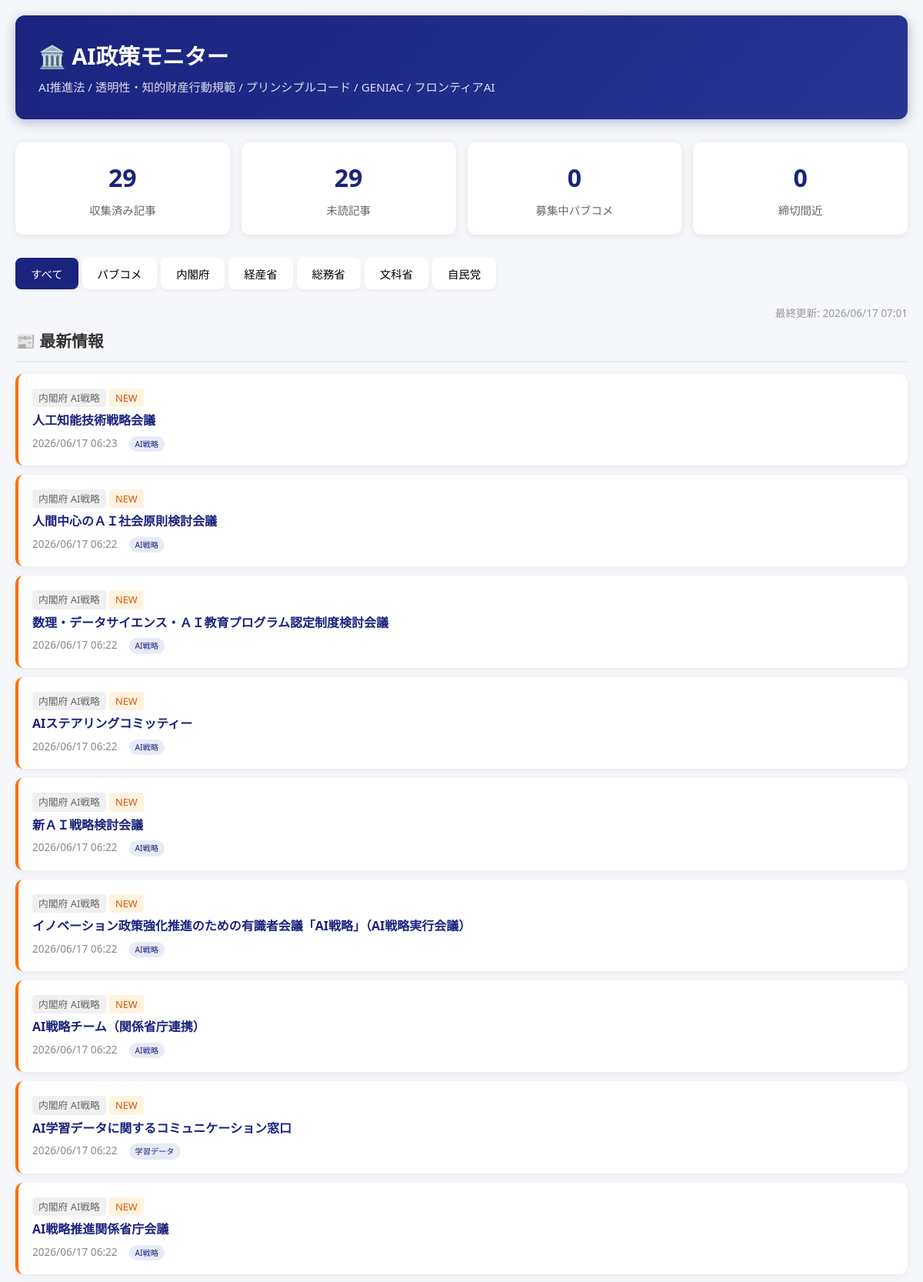
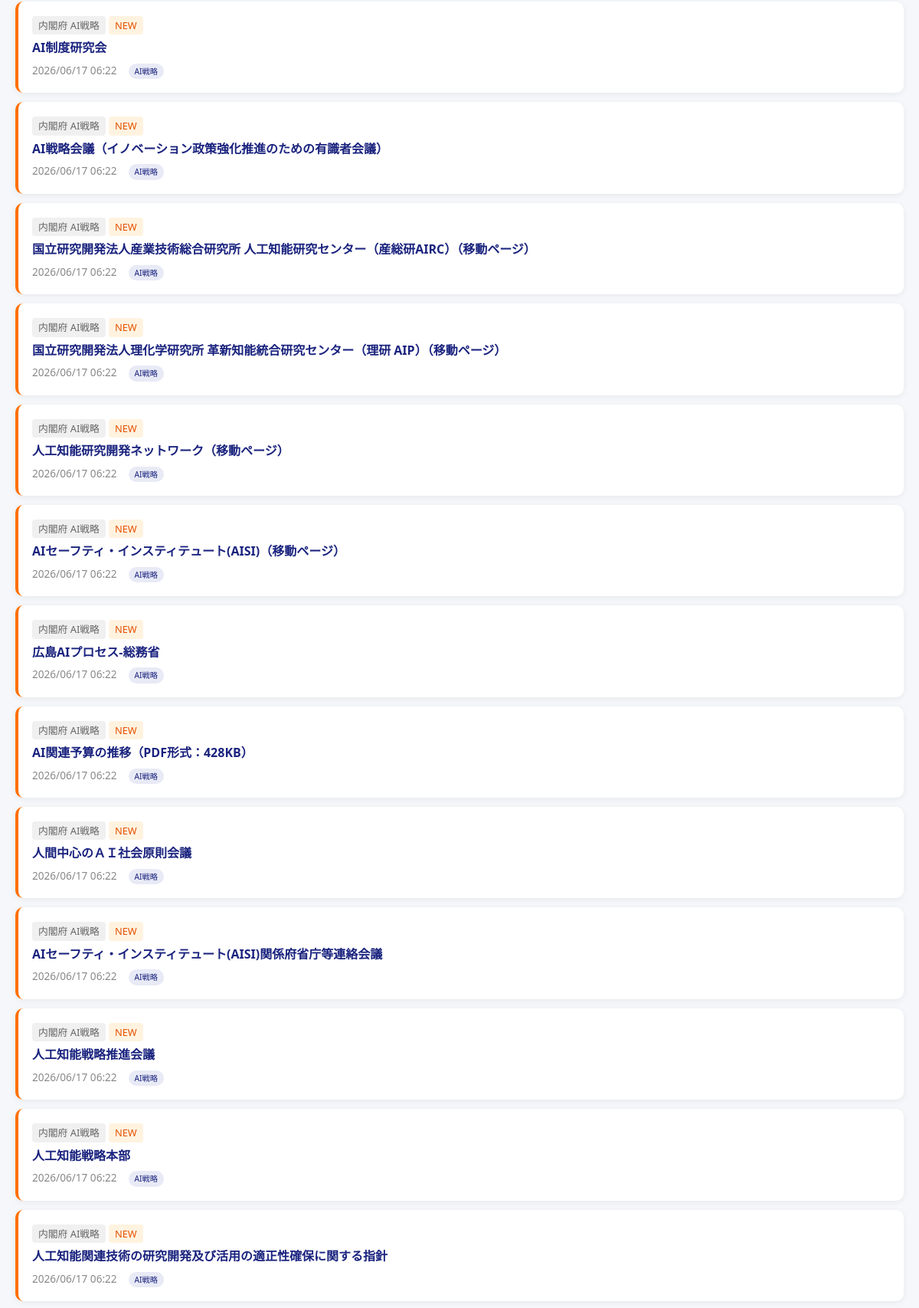
The page / (upper part) on the database its author committed (2 pictures, top to bottom).
### models.py (models this page shows)
class Base(DeclarativeBase):
    pass

class Article(Base):
    __tablename__ = "articles"
    id = Column(Integer, primary_key=True, autoincrement=True)
    source_id = Column(String(50), nullable=False, index=True)  # config.sourcesのキー
    source_name = Column(String(100), nullable=False)
    title = Column(String(500), nullable=False)
    url = Column(String(1000), nullable=False, unique=True)
    summary = Column(Text, nullable=True)
    published_date = Column(DateTime, nullable=True)
    scraped_at = Column(DateTime, default=datetime.utcnow, nullable=False)
    matched_keywords = Column(String(500), nullable=True)  # カンマ区切り
    is_new = Column(Boolean, default=True)  # 未読フラグ
    article_type = Column(String(50), nullable=False)  # government, party, public_comment

### main.py (the view)
@app.get("/", response_class=HTMLResponse)
async def dashboard(request: Request):
    async with async_session() as session:
        total_articles = (
            await session.execute(select(func.count(Article.id)))
        ).scalar() or 0
        new_articles = (
            await session.execute(
                select(func.count(Article.id)).where(Article.is_new == True)
            )
        ).scalar() or 0
        open_pubcoms = (
            await session.execute(
                select(func.count(PublicComment.id)).where(
                    PublicComment.status == "open"
                )
            )
        ).scalar() or 0
        deadline_threshold = datetime.now() + timedelta(
            days=settings.pubcom_deadline_alert_days
        )
        deadline_soon = (
            await session.execute(
                select(func.count(PublicComment.id)).where(
                    and_(
                        PublicComment.status == "open",
                        PublicComment.end_date != None,
                        PublicComment.end_date <= deadline_threshold,
                        PublicComment.end_date > datetime.now(),
                    )
                )
            )
        ).scalar() or 0
        deadline_result = await session.execute(
            select(PublicComment)
            .where(
                and_(
                    PublicComment.status == "open",
                    PublicComment.end_date != None,
                    PublicComment.end_date <= deadline_threshold,
                    PublicComment.end_date > datetime.now(),
                )
            )
            .order_by(PublicComment.end_date.asc())
        )
        deadline_comments = deadline_result.scalars().all()
        articles_result = await session.execute(
            select(Article).order_by(Article.scraped_at.desc()).limit(50)
        )
        articles = articles_result.scalars().all()
        last_log = await session.execute(
            select(ScrapeLog).order_by(ScrapeLog.scraped_at.desc()).limit(1)
        )
        last_log_entry = last_log.scalar_one_or_none()
        last_update = (
            last_log_entry.scraped_at.strftime("%Y/%m/%d %H:%M")
            if last_log_entry
            else None
        )
    return templates.TemplateResponse(
        "index.html",
        {
            "request": request,
            "stats": {
                "total_articles": total_articles,
                "new_articles": new_articles,
                "open_pubcoms": open_pubcoms,
                "deadline_soon": deadline_soon,
            },
            "deadline_comments": deadline_comments,
            "articles": articles,
            "last_update": last_update,
        },
    )

### templates/index.html (shortened to what this page needs)
<!DOCTYPE html>
<html lang="ja">
<head>
</head>
<body>
    <div class="container">
        <header>
            <h1>🏛️ AI政策モニター</h1>
            <p>AI推進法 / 透明性・知的財産行動規範 / プリンシプルコード / GENIAC / フロンティアAI</p>
        </header>
        <div class="stats">
            <div class="stat-card">
                <div class="number" id="total-articles">{{ stats.total_articles }}</div>
                <div class="label">収集済み記事</div>
            </div>
            <div class="stat-card">
                <div class="number" id="new-articles">{{ stats.new_articles }}</div>
                <div class="label">未読記事</div>
            </div>
            <div class="stat-card">
                <div class="number" id="open-pubcoms">{{ stats.open_pubcoms }}</div>
                <div class="label">募集中パブコメ</div>
            </div>
            <div class="stat-card">
                <div class="number" id="deadline-soon">{{ stats.deadline_soon }}</div>
                <div class="label">締切間近</div>
            </div>
        </div>
        <div class="tabs">
            <button class="tab active" onclick="showTab('all')">すべて</button>
            <button class="tab" onclick="showTab('pubcom')">パブコメ</button>
            <button class="tab" onclick="showTab('cabinet')">内閣府</button>
            <button class="tab" onclick="showTab('meti')">経産省</button>
            <button class="tab" onclick="showTab('soumu')">総務省</button>
            <button class="tab" onclick="showTab('mext')">文科省</button>
            <button class="tab" onclick="showTab('jimin')">自民党</button>
        </div>
        <div class="last-update">
            最終更新: {{ last_update or '未実行' }}
        </div>
        <div class="section" id="section-articles">
            <h2>📰 最新情報</h2>
            <div class="article-list">
                {% if articles %}
                {% for a in articles %}
                <div class="article-card {{ 'new' if a.is_new else '' }} {{ 'public-comment' if a.article_type == 'public_comment' else '' }}"
                     data-source="{{ a.source_id }}">
                    <span class="source">{{ a.source_name }}</span>
                    {% if a.is_new %}<span class="source" style="background:#fff3e0;color:#e65100;">NEW</span>{% endif %}
                    <div class="title"><a href="{{ a.url }}" target="_blank">{{ a.title }}</a></div>
                    <div class="meta">
                        <span>{{ a.scraped_at.strftime('%Y/%m/%d %H:%M') }}</span>
                        {% if a.matched_keywords %}
                        <span>
                            {% for kw in a.matched_keywords.split(',') %}
                            <span class="keyword-tag">{{ kw }}</span>
                            {% endfor %}
                        </span>
                        {% endif %}
                    </div>
                </div>
                {% endfor %}
                {% else %}
                <div class="empty-state">
                    <p>まだ記事が収集されていません。</p>
                    <p>「今すぐ更新」ボタンで初回スクレイピングを実行してください。</p>
                </div>
                {% endif %}
            </div>
        </div>
    </div>
</body>
</html>

### templates/index.html (style rules this page uses)
* { margin: 0; padding: 0; box-sizing: border-box; }
body { font-family: 'Segoe UI', 'Hiragino Sans', 'Noto Sans JP', sans-serif; background: #f5f7fa; color: #333; line-height: 1.6; }
.container { max-width: 1200px; margin: 0 auto; padding: 20px; }
header { background: linear-gradient(135deg, #1a237e, #283593); color: white; padding: 30px; border-radius: 12px; margin-bottom: 30px; box-shadow: 0 4px 15px rgba(26, 35, 126, 0.3); }
header h1 { font-size: 1.8em; margin-bottom: 5px; }
header p { opacity: 0.85; font-size: 0.95em; }
.stats { display: grid; grid-template-columns: repeat(auto-fit, minmax(200px, 1fr)); gap: 15px; margin-bottom: 30px; }
.stat-card { background: white; padding: 20px; border-radius: 10px; box-shadow: 0 2px 10px rgba(0,0,0,0.08); text-align: center; }
.stat-card .number { font-size: 2em; font-weight: bold; color: #1a237e; }
.stat-card .label { color: #666; font-size: 0.9em; margin-top: 5px; }
.tabs { display: flex; gap: 5px; margin-bottom: 20px; flex-wrap: wrap; }
.tab { padding: 10px 20px; border: none; background: white; border-radius: 8px; cursor: pointer; font-size: 0.9em; transition: all 0.2s; box-shadow: 0 2px 5px rgba(0,0,0,0.05); }
.tab.active { background: #1a237e; color: white; }
.section { margin-bottom: 30px; }
.section h2 { font-size: 1.3em; margin-bottom: 15px; padding-bottom: 8px; border-bottom: 2px solid #e8eaf6; }
.article-list { display: flex; flex-direction: column; gap: 12px; }
.article-card { background: white; padding: 18px; border-radius: 10px; box-shadow: 0 2px 8px rgba(0,0,0,0.06); border-left: 4px solid #1a237e; transition: transform 0.2s; }
.article-card.new { border-left-color: #ff6f00; }
.article-card .source { font-size: 0.8em; color: #666; background: #f0f0f0; padding: 2px 8px; border-radius: 4px; display: inline-block; margin-bottom: 5px; }
.article-card .title { font-weight: 600; margin-bottom: 5px; }
.article-card .title a { color: #1a237e; text-decoration: none; }
.article-card .meta { font-size: 0.85em; color: #888; display: flex; gap: 15px; flex-wrap: wrap; }
.keyword-tag { display: inline-block; background: #e8eaf6; color: #1a237e; padding: 2px 8px; border-radius: 12px; font-size: 0.75em; margin-right: 4px; }
.last-update { text-align: right; font-size: 0.85em; color: #999; margin-bottom: 10px; }

### rows shown on the page
Article: source_name "内閣府 AI戦略", is_new "NEW", title "人工知能技術戦略会議", scraped_at "2026/06/17 06:23", matched_keywords "AI戦略"
Article: source_name "内閣府 AI戦略", is_new "NEW", title "人間中心のＡＩ社会原則検討会議", scraped_at "2026/06/17 06:22", matched_keywords "AI戦略"
Article: source_name "内閣府 AI戦略", is_new "NEW", title "数理・データサイエンス・ＡＩ教育プログラム認定制度検討会議", scraped_at "2026/06/17 06:22", matched_keywords "AI戦略"
Article: source_name "内閣府 AI戦略", is_new "NEW", title "AIステアリングコミッティー", scraped_at "2026/06/17 06:22", matched_keywords "AI戦略"
Article: source_name "内閣府 AI戦略", is_new "NEW", title "新ＡＩ戦略検討会議", scraped_at "2026/06/17 06:22", matched_keywords "AI戦略"
Article: source_name "内閣府 AI戦略", is_new "NEW", title "イノベーション政策強化推進のための有識者会議「AI戦略」（AI戦略実行会議）", scraped_at "2026/06/17 06:22", matched_keywords "AI戦略"
Article: source_name "内閣府 AI戦略", is_new "NEW", title "AI戦略チーム（関係省庁連携）", scraped_at "2026/06/17 06:22", matched_keywords "AI戦略"
Article: source_name "内閣府 AI戦略", is_new "NEW", title "AI学習データに関するコミュニケーション窓口", scraped_at "2026/06/17 06:22", matched_keywords "学習データ"
Article: source_name "内閣府 AI戦略", is_new "NEW", title "AI戦略推進関係省庁会議", scraped_at "2026/06/17 06:22", matched_keywords "AI戦略"
Article: source_name "内閣府 AI戦略", is_new "NEW", title "AI制度研究会", scraped_at "2026/06/17 06:22", matched_keywords "AI戦略"
Article: source_name "内閣府 AI戦略", is_new "NEW", title "AI戦略会議（イノベーション政策強化推進のための有識者会議）", scraped_at "2026/06/17 06:22", matched_keywords "AI戦略"
Article: source_name "内閣府 AI戦略", is_new "NEW", title "国立研究開発法人産業技術総合研究所 人工知能研究センター（産総研AIRC）（移動ページ）", scraped_at "2026/06/17 06:22", matched_keywords "AI戦略"
Article: source_name "内閣府 AI戦略", is_new "NEW", title "国立研究開発法人理化学研究所 革新知能統合研究センター（理研 AIP）（移動ページ）", scraped_at "2026/06/17 06:22", matched_keywords "AI戦略"
Article: source_name "内閣府 AI戦略", is_new "NEW", title "人工知能研究開発ネットワーク（移動ページ）", scraped_at "2026/06/17 06:22", matched_keywords "AI戦略"
Article: source_name "内閣府 AI戦略", is_new "NEW", title "AIセーフティ・インスティテュート(AISI)（移動ページ）", scraped_at "2026/06/17 06:22", matched_keywords "AI戦略"
Article: source_name "内閣府 AI戦略", is_new "NEW", title "広島AIプロセス-総務省", scraped_at "2026/06/17 06:22", matched_keywords "AI戦略"
Article: source_name "内閣府 AI戦略", is_new "NEW", title "AI関連予算の推移（PDF形式：428KB）", scraped_at "2026/06/17 06:22", matched_keywords "AI戦略"
Article: source_name "内閣府 AI戦略", is_new "NEW", title "人間中心のＡＩ社会原則会議", scraped_at "2026/06/17 06:22", matched_keywords "AI戦略"
Article: source_name "内閣府 AI戦略", is_new "NEW", title "AIセーフティ・インスティテュート(AISI)関係府省庁等連絡会議", scraped_at "2026/06/17 06:22", matched_keywords "AI戦略"
Article: source_name "内閣府 AI戦略", is_new "NEW", title "人工知能戦略推進会議", scraped_at "2026/06/17 06:22", matched_keywords "AI戦略"
Article: source_name "内閣府 AI戦略", is_new "NEW", title "人工知能戦略本部", scraped_at "2026/06/17 06:22", matched_keywords "AI戦略"
Article: source_name "内閣府 AI戦略", is_new "NEW", title "人工知能関連技術の研究開発及び活用の適正性確保に関する指針", scraped_at "2026/06/17 06:22", matched_keywords "AI戦略"

### other values the page prints
{{ stats.total_articles }} "29"
{{ stats.new_articles }} "29"
{{ stats.open_pubcoms }} "0"
{{ stats.deadline_soon }} "0"
{{ last_update or '未実行' }} "2026/06/17 07:01"
